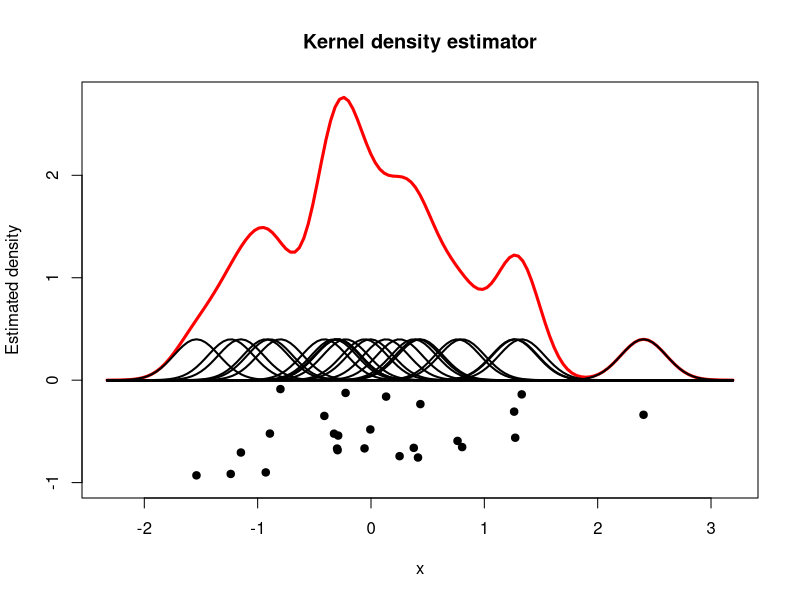

Write R code to recreate this figure.
set.seed(0)

n   <- 25
h   <- 0.2
x   <- rnorm(n)
hx  <- hist(x, plot=F)
pdf("kde.pdf")
rx  <- range(x)
xt  <- rx[1]+(-20:120)/100*diff(rx)
k   <- dnorm(outer(xt, x, "-")/h)
ke  <- apply(k, 1, sum)
jt  <- jitter(rep(-0.5, n), amount=0.5)
plot(xt, ke, type="l", col="red", main="Kernel density estimator", ylim=c(-1, max(ke)), lwd=3, ylab="Estimated density", xlab="x")
points(x, jt, pch=19)
for (i in 1:n) { lines(xt, k[,i], lwd=2) }
dev.off()
if (interactive()) browseURL(paste0(getwd(),"/kde.pdf"))
